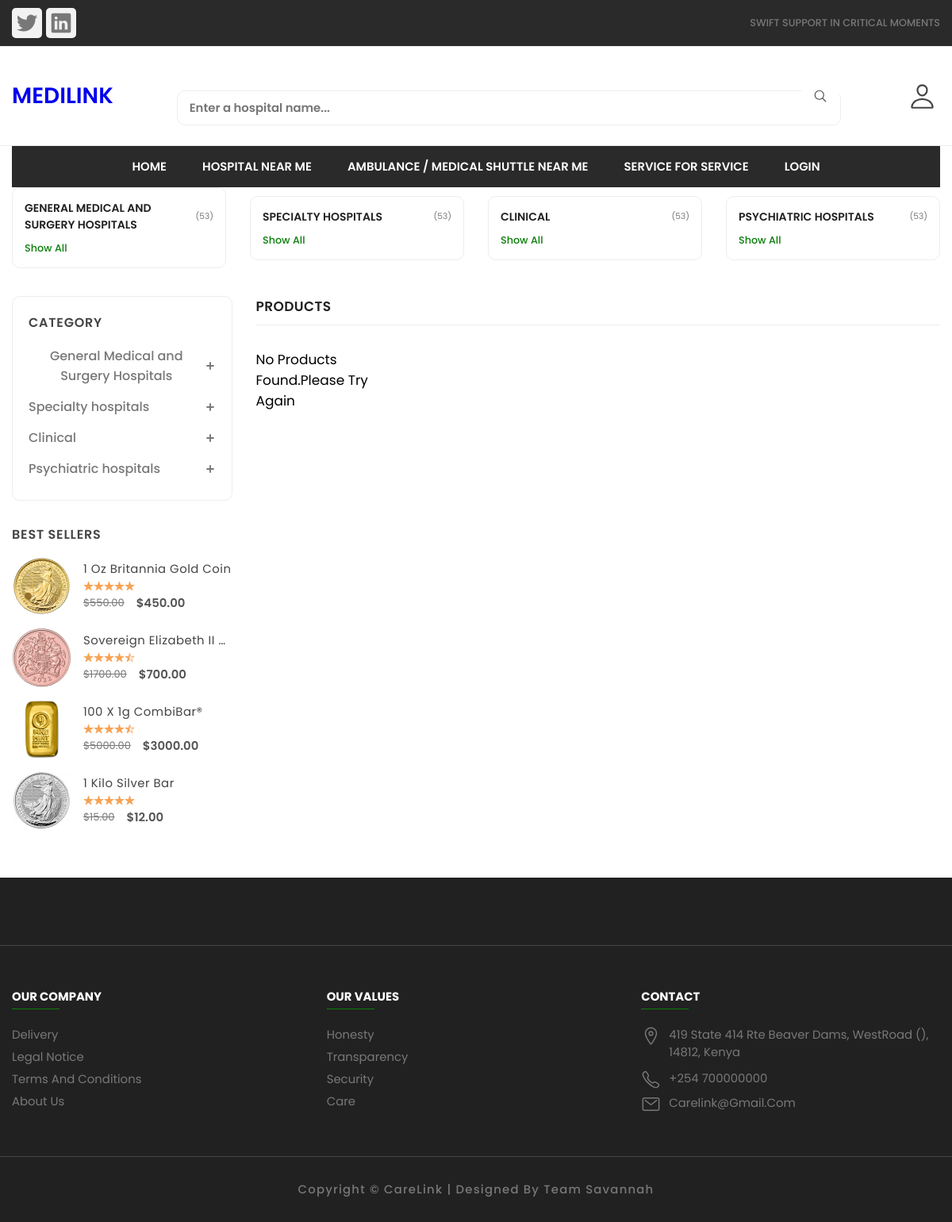
/store/, run on the app's committed database.
### category/models.py (models this page shows, shortened)
class Category(models.Model):
    category_name = models.CharField(max_length=50, unique=True)
    slug = models.SlugField(unique=True, max_length=100)
    description = models.TextField(blank=True, max_length=500)
    cat_image = models.ImageField(upload_to='photos/categories/',null=True, blank=True)
    class Meta:
        verbose_name = 'category'
        verbose_name_plural = 'categories'
    def get_url(self):
        return reverse('products_by_category', args=[self.slug])

### store/views.py (the view)
# urls.py: path('store/', include('store.urls')),
def store(request, category_slug=None):
    categories = None
    hospitals = None
    if category_slug !=None:
        categories = get_object_or_404(Category, slug=category_slug)
        hospitals = Hospital.objects.all().filter(category = categories, is_available=True)
    else:
        hospitals = Hospital.objects.all().filter(is_available=True)
    context = {
        'hospitals': hospitals,
    }
    return render(request, 'store/store.html', context)

### category/context_processors.py (called while the page is built)
def menu_links(request):
    links = Category.objects.all()
    return dict(links=links)

### templates/store/store.html (shortened to what this page needs)
{% extends 'base.html' %}
{% block content %}
{% load static %}
<main>
    <div class="category">
      <div class="container">
        <div class="category-item-container has-scrollbar">
          {% for category in links %}
          <div class="category-item">
            <div class="category-content-box">
              <div class="category-content-flex">
                <h3 class="category-item-title">{{ category.category_name }}</h3>
                <p class="category-item-amount">(53)</p>
              </div>
              <a href="{{category.get_url}}" class="category-btn">Show all</a>
            </div>
          </div>
          {% endfor %}
        </div>
      </div>
    </div>
    <div class="product-container">
      <div class="container">
        <div class="sidebar  has-scrollbar" data-mobile-menu>
          <div class="sidebar-category">
            <div class="sidebar-top">
              <h2 class="sidebar-title">Category</h2>
            </div>
            <ul class="sidebar-menu-category-list">
              {% for category in links %}
              <a href={{ category.get_url }}>
                <li class="sidebar-menu-category">
                  <button class="sidebar-accordion-menu" data-accordion-btn>
                    <div class="menu-title-flex">
                      <p class="menu-title">{{ category.category_name }}</p>
                    </div>
                    <div>
                      <ion-icon name="add-outline" class="add-icon"></ion-icon>
                    </div>
                  </button>
                </li>
              {% endfor %}
            </ul>
          </div>
          <div class="product-showcase">
            <h3 class="showcase-heading">best sellers</h3>
            <div class="showcase-wrapper">
              <div class="showcase-container">
                <div class="showcase">
                  <a href="#" class="showcase-img-box">
                    <img src="{% static './assets/images/products/gold-1.png'%}" alt="best" width="75" height="75"
                      class="showcase-img">
                  </a>
                  <div class="showcase-content">
                    <a href="#">
                      <h4 class="showcase-title">1 oz Britannia Gold Coin</h4>
                    </a>
                    <div class="showcase-rating">
                      <ion-icon name="star"></ion-icon>
                      <ion-icon name="star"></ion-icon>
                      <ion-icon name="star"></ion-icon>
                      <ion-icon name="star"></ion-icon>
                      <ion-icon name="star"></ion-icon>
                    </div>
                    <div class="price-box">
                      <del>$550.00</del>
                      <p class="price">$450.00</p>
                    </div>
                  </div>
                </div>
                <div class="showcase">
                  <a href="#" class="showcase-img-box">
                    <img src="{% static './assets/images/products/gold-2.png'%} " alt="men's hoodies t-shirt" class="showcase-img"
                      width="75" height="75">
                  </a>
                  <div class="showcase-content">
                    <a href="#">
                      <h4 class="showcase-title">Sovereign Elizabeth II Gold Coin | 2022</h4>
                    </a>
                    <div class="showcase-rating">
                      <ion-icon name="star"></ion-icon>
                      <ion-icon name="star"></ion-icon>
                      <ion-icon name="star"></ion-icon>
                      <ion-icon name="star"></ion-icon>
                      <ion-icon name="star-half-outline"></ion-icon>
                    </div>
                    <div class="price-box">
                      <del>$1700.00</del>
                      <p class="price">$700.00</p>
                    </div>
                  </div>
                </div>
                <div class="showcase">
                  <a href="#" class="showcase-img-box">
                    <img src="{% static './assets/images/products/gbar-1.jpg'%} " alt="100 x 1g CombiBar® " class="showcase-img" width="75"
                      height="75">
                  </a>
                  <div class="showcase-content">
                    <a href="#">
                      <h4 class="showcase-title">100 x 1g CombiBar® </h4>
                    </a>
                    <div class="showcase-rating">
                      <ion-icon name="star"></ion-icon>
                      <ion-icon name="star"></ion-icon>
                      <ion-icon name="star"></ion-icon>
                      <ion-icon name="star"></ion-icon>
                      <ion-icon name="star-half-outline"></ion-icon>
                    </div>
                    <div class="price-box">
                      <del>$5000.00</del>
                      <p class="price">$3000.00</p>
                    </div>
                  </div>
                </div>
                <div class="showcase">
                  <a href="#" class="showcase-img-box">
                    <img src="{% static './assets/images/products/scoin-1.png'%} " alt="1 Kilo Silver Bar" class="showcase-img" width="75"
                      height="75">
                  </a>
                  <div class="showcase-content">
                    <a href="#">
                      <h4 class="showcase-title">1 Kilo Silver Bar </h4>
                    </a>
                    <div class="showcase-rating">
                      <ion-icon name="star"></ion-icon>
                      <ion-icon name="star"></ion-icon>
                      <ion-icon name="star"></ion-icon>
                      <ion-icon name="star"></ion-icon>
                      <ion-icon name="star"></ion-icon>
                    </div>
                    <div class="price-box">
                      <del>$15.00</del>
                      <p class="price">$12.00</p>
                    </div>
                  </div>
                </div>
              </div>
            </div>
          </div>
        </div>
        <div class="product-box">
          <div class="product-main">
            {% if 'search' in request.path %}
            <h2 class="title" style="text-transform: uppercase;">Seach Result</h2>
            {% else %}
            <h2 class="title" style="text-transform: uppercase;">Products</h2>
            {% endif %}
            <div class="product-grid">
              {% if products %}
              {% for product in products%}
              <div class="showcase">
                <div class="showcase-banner">
                  <img src="{{ product.image.url }}" alt="Pure Garment Dyed Cotton Shirt"
                    class="product-img default" width="300">
                  <img src="{{ product.image.url }}" alt="Pure Garment Dyed Cotton Shirt"
                    class="product-img hover" width="300">
                  <p class="showcase-badge angle black">sale</p>
                  <div class="showcase-actions">
                    <button class="btn-action">
                      <ion-icon name="heart-outline"></ion-icon>
                    </button>
                    <button class="btn-action">
                      <ion-icon name="eye-outline"></ion-icon>
                    </button>
                    <button class="btn-action">
                      <ion-icon name="repeat-outline"></ion-icon>
                    </button>
                    <button class="btn-action">
                      <ion-icon name="bag-add-outline"></ion-icon>
                    </button>
                  </div>
                </div>
                <div class="showcase-content">
                  <a href="#" class="showcase-category">{{ product.category }}</a>
                  <h3>
                    <a href="#" class="showcase-title">{{ product.product_name }}</a>
                  </h3>
                  <div class="showcase-rating">
                    <ion-icon name="star"></ion-icon>
                    <ion-icon name="star"></ion-icon>
                    <ion-icon name="star"></ion-icon>
                    <ion-icon name="star-outline"></ion-icon>
                    <ion-icon name="star-outline"></ion-icon>
                  </div>
                  <div class="price-box">
                    <p class="price">${{ product.price }}</p>
                    {% comment %} <del>$56.00</del> {% endcomment %}
                  </div>
                </div>
              </div>
              {% endfor %}
              {% else %}
                <div>
                  <p >No Products Found.Please Try Again</p>
                </div>
              {% endif %}
            </div>
          </div>
        </div>
      </div>
    </div>
  </main>
{% endblock content %}

### dabec/static/assets/css/style3.css (style rules this page uses)
* { box-sizing: border-box; }

### dabec/static/assets/css/style2.css (style rules this page uses)
:root { --onyx: hsl(0, 0%, 25%); --azure: hsl(219, 77%, 60%); --white: hsl(0, 0%, 100%); --platinum: hsl(0, 0%, 91%); --gainsboro: hsl(0, 0%, 90%); --red-salsa: hsl(0, 77%, 60%); --dim-gray: hsl(0, 0%, 39%); --davys-gray: hsl(0, 0%, 30%); --spanish-gray: hsl(0, 0%, 62%); --quick-silver: hsl(0, 0%, 64%); --fs-28: 28px; --fs-24: 24px; --fs-18: 18px; --fs-15: 15px; --fs-14: 14px; --fw-5: 500; --fw-6: 600; --fw-7: 700; --px: 60px; --radius: 5px; }
ion-icon, span { display: inline-block; }
label, img { display: block; }

### data on the page
Category: category_name "GENERAL MEDICAL AND SURGERY HOSPITALS", category_name "General Medical and Surgery Hospitals"
Category: category_name "SPECIALTY HOSPITALS", category_name "Specialty hospitals"
Category: category_name "CLINICAL", category_name "Clinical"
Category: category_name "PSYCHIATRIC HOSPITALS", category_name "Psychiatric hospitals"
